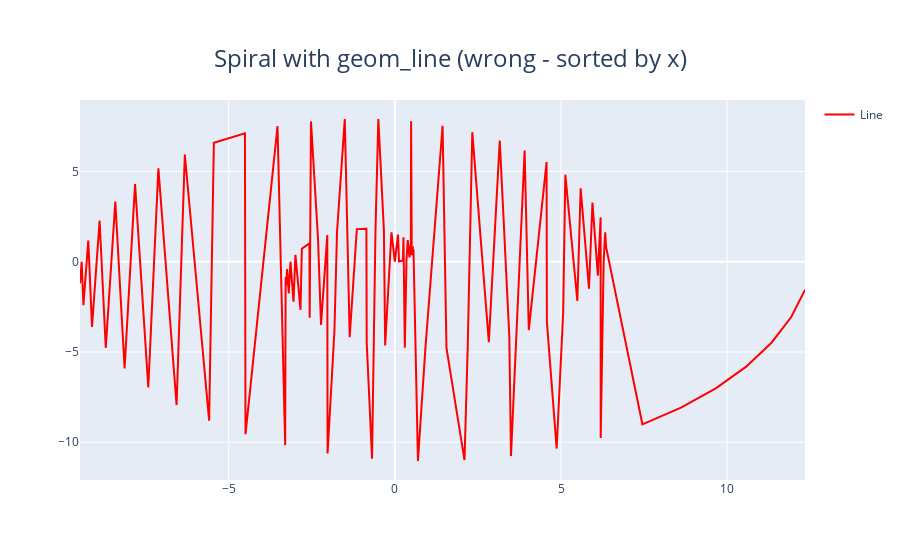

Notebook code cell kept with this figure:
### Code cell
# Same spiral with geom_line - WRONG! (sorts by x, breaks the spiral)
(ggplot(spiral, aes(x='x', y='y'))
 + geom_line(color='red', size=2)
 + labs(title='Spiral with geom_line (wrong - sorted by x)'))
